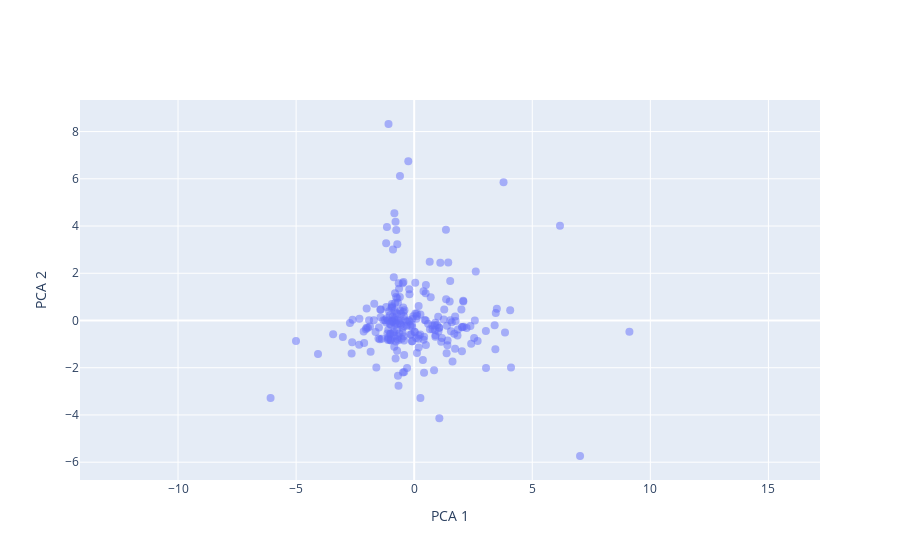

Write notebook code for a chart like this one.
### Code cell
#PCA 2D plot
# """axis-label name"""
x_lbl, y_lbl = 'PCA 1', 'PCA 2'

# """data at eact axis to plot"""
x_plot, y_plot = x_pca[:,0], x_pca[:,1]


fig = go.Figure(data=[go.Scatter(x=x_plot, y=y_plot, mode='markers', 
                marker=dict(size=8,opacity=0.5))])
fig.update_layout(xaxis_title=x_lbl, yaxis_title=y_lbl,
    yaxis = dict(scaleanchor = "x",scaleratio = 1) )
fig.show()

### Figure 1 — Plotly figure (JSON) as saved in the notebook; plotly's stock layout.template omitted (floating-point values rounded to 4 significant figures; data arrays with more than 128 entries replaced by an {"elided": "..."} marker saying what was removed)
{"data": [{"marker": {"opacity": 0.5, "size": 8}, "mode": "markers", "type": "scatter", "x": {"elided": "235 float values"}, "y": {"elided": "235 float values"}}], "layout": {"xaxis": {"title": {"text": "PCA 1"}}, "yaxis": {"scaleanchor": "x", "scaleratio": 1, "title": {"text": "PCA 2"}}}}
